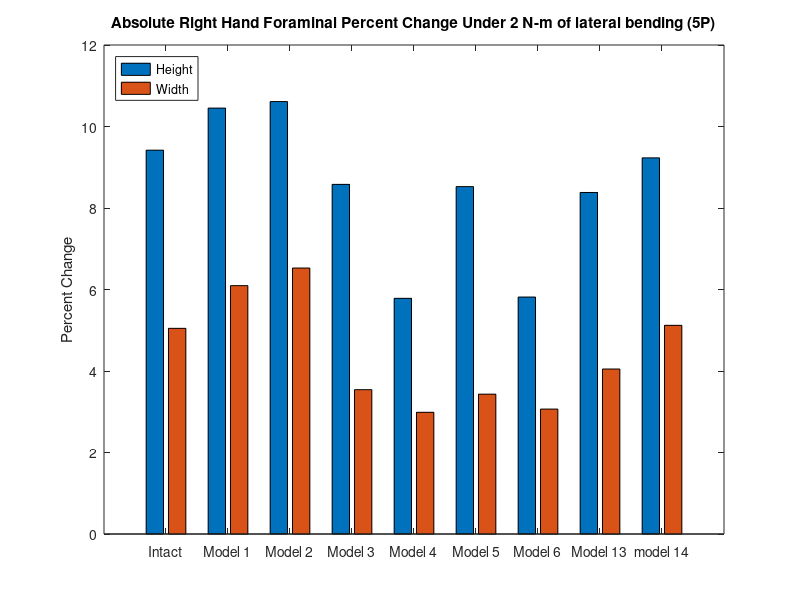
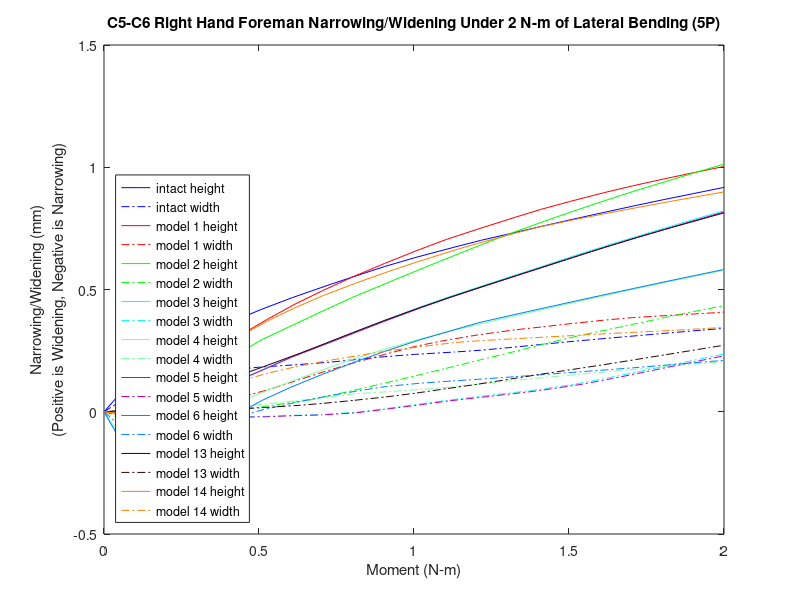

MATLAB code for these plots, in order:
%% foreman height and witdth narrowing/widening 
% for all models for the c5-c6 right hand side foreman under lateral bending (5P)
% 40182, 62515, 45870, 65935
k=21;

mag15y=[0 0 0 0 0 0 0 0 0 0 0 0 0 0 0 0 0 0 0 0 0];
mag15x=[0 0 0 0 0 0 0 0 0 0 0 0 0 0 0 0 0 0 0 0 0];
width15=[0 0 0 0 0 0 0 0 0 0 0 0 0 0 0 0 0 0 0 0 0];
height15=[0 0 0 0 0 0 0 0 0 0 0 0 0 0 0 0 0 0 0 0 0];

mag14y=[0 0 0 0 0 0 0 0 0 0 0 0 0 0 0 0 0 0 0 0 0];
mag14x=[0 0 0 0 0 0 0 0 0 0 0 0 0 0 0 0 0 0 0 0 0];
width14=[0 0 0 0 0 0 0 0 0 0 0 0 0 0 0 0 0 0 0 0 0];
height14=[0 0 0 0 0 0 0 0 0 0 0 0 0 0 0 0 0 0 0 0 0];

mag13y=[0 0 0 0 0 0 0 0 0 0 0 0 0 0 0 0 0 0 0 0 0];
mag13x=[0 0 0 0 0 0 0 0 0 0 0 0 0 0 0 0 0 0 0 0 0];
width13=[0 0 0 0 0 0 0 0 0 0 0 0 0 0 0 0 0 0 0 0 0];
height13=[0 0 0 0 0 0 0 0 0 0 0 0 0 0 0 0 0 0 0 0 0];

mag6y=[0 0 0 0 0 0 0 0 0 0 0 0 0 0 0 0 0 0 0 0 0];
mag6x=[0 0 0 0 0 0 0 0 0 0 0 0 0 0 0 0 0 0 0 0 0];
width6=[0 0 0 0 0 0 0 0 0 0 0 0 0 0 0 0 0 0 0 0 0];
height6=[0 0 0 0 0 0 0 0 0 0 0 0 0 0 0 0 0 0 0 0 0];

mag5y=[0 0 0 0 0 0 0 0 0 0 0 0 0 0 0 0 0 0 0 0 0];
mag5x=[0 0 0 0 0 0 0 0 0 0 0 0 0 0 0 0 0 0 0 0 0];
width5=[0 0 0 0 0 0 0 0 0 0 0 0 0 0 0 0 0 0 0 0 0];
height5=[0 0 0 0 0 0 0 0 0 0 0 0 0 0 0 0 0 0 0 0 0];

mag4y=[0 0 0 0 0 0 0 0 0 0 0 0 0 0 0 0 0 0 0 0 0];
mag4x=[0 0 0 0 0 0 0 0 0 0 0 0 0 0 0 0 0 0 0 0 0];
width4=[0 0 0 0 0 0 0 0 0 0 0 0 0 0 0 0 0 0 0 0 0];
height4=[0 0 0 0 0 0 0 0 0 0 0 0 0 0 0 0 0 0 0 0 0];

mag3y=[0 0 0 0 0 0 0 0 0 0 0 0 0 0 0 0 0 0 0 0 0];
mag3x=[0 0 0 0 0 0 0 0 0 0 0 0 0 0 0 0 0 0 0 0 0];
width3=[0 0 0 0 0 0 0 0 0 0 0 0 0 0 0 0 0 0 0 0 0];
height3=[0 0 0 0 0 0 0 0 0 0 0 0 0 0 0 0 0 0 0 0 0];


mag2y=[0 0 0 0 0 0 0 0 0 0 0 0 0 0 0 0 0 0 0 0 0];
mag2x=[0 0 0 0 0 0 0 0 0 0 0 0 0 0 0 0 0 0 0 0 0];
width2=[0 0 0 0 0 0 0 0 0 0 0 0 0 0 0 0 0 0 0 0 0];
height2=[0 0 0 0 0 0 0 0 0 0 0 0 0 0 0 0 0 0 0 0 0];

mag1y=[0 0 0 0 0 0 0 0 0 0 0 0 0 0 0 0 0 0 0 0 0];
mag1x=[0 0 0 0 0 0 0 0 0 0 0 0 0 0 0 0 0 0 0 0 0];
width1=[0 0 0 0 0 0 0 0 0 0 0 0 0 0 0 0 0 0 0 0 0];
height1=[0 0 0 0 0 0 0 0 0 0 0 0 0 0 0 0 0 0 0 0 0];

%% model15_intact_TLC_5P
t15=[2 2.05 2.10719 2.15841 2.20749 2.25204 2.30359 2.36468 2.40251 2.45207 2.50137 2.56422 2.60772 2.65475 2.70141 2.75163 2.81747 2.85415 2.90465 2.96581 3];

% 40182U
aa1=-13.5191+[0.0410311 0.169447 0.337998 0.510913 0.693205 0.873017 1.08736 1.33388 1.48765 1.67533 1.83452 1.97807 2.06199 2.15072 2.23562 2.32 2.42237 2.4783 2.55381 2.64094 2.68848];
aa2=447.04+[0.066796 -0.382548 -0.577071 -0.593082 -0.506016 -0.361331 -0.154415 0.0985264 0.26228 0.471525 0.656958 0.821569 0.90678 0.994571 1.074 1.15542 1.2619 1.32284 1.40707 1.50803 1.5647 ];
aa3=-720.839+[-0.475935 -0.275087 -0.0991224 0.0475406 0.18172 0.29953 0.428253 0.564693 0.64415 0.737673 0.820268 0.909111 0.966263 1.02268 1.07768 1.13433 1.20513 1.24342 1.2942 1.35192 1.38343 ];

% 62515L
ab1=-13.5397+[0.000417619 0.0472429 0.113563 0.184016 0.258996 0.335105 0.427907 0.534816 0.600909 0.685566 0.757459 0.823266 0.861589 0.900881 0.938303 0.974856 1.01917 1.04341 1.07591 1.11345 1.13396];
ab2=448.593+[-0.00992337 -0.235754 -0.347653 -0.36355 -0.328476 -0.263227 -0.168458 -0.0504389 0.0283812 0.130796 0.218856 0.293161 0.331232 0.371675 0.40828 0.445798 0.495177 0.523523 0.562899 0.610744 0.637583];
ab3=-730.72+[-0.225741 -0.131841 -0.0371173 0.0400907 0.109516 0.17069 0.238707 0.311294 0.354518 0.402861 0.446178 0.491418 0.520563 0.550855 0.580204 0.6101 0.647123 0.666997 0.693343 0.723028 0.738796];

% 45870
ac1=-9.75965+[0.0324269 0.138771 0.28568 0.439172 0.602031 0.763202 0.95593 1.17728 1.31568 1.48341 1.62533 1.752 1.82559 1.90406 1.97892 2.05328 2.14334 2.1925 2.25897 2.33574 2.37751 ];
ac2=445.175+[0.0393531 -0.334832 -0.480942 -0.468962 -0.366496 -0.214822 -0.00520436 0.246061 0.407543 0.608978 0.785973 0.940948 1.02167 1.10411 1.17891 1.25545 1.35539 1.41243 1.49119 1.58554 1.63845];
ac3=-723.489+[-0.468554 -0.349946 -0.23419 -0.130238 -0.0302483 0.0599017 0.160139 0.266711 0.328913 0.403114 0.470194 0.544909 0.592698 0.640425 0.686648 0.734745 0.795464 0.828414 0.872228 0.922212 0.949486];

% 65935R
ad1=-14.8651+[0.0345664 0.112142 0.217836 0.327351 0.44196 0.55643 0.693919 0.851303 0.948048 1.06774 1.16852 1.25823 1.3103 1.36358 1.41424 1.46363 1.52346 1.55607 1.59981 1.65032 1.67783];
ad2=449.401+[0.00216238 -0.27961 -0.407252 -0.410446 -0.347019 -0.245569 -0.104141 0.0691615 0.183608 0.329608 0.454609 0.559565 0.613629 0.670884 0.72282 0.775995 0.845657 0.885429 0.940586 1.00746 1.04486];
ad3=-725.184+[-0.219724 -0.110579 -0.00474648 0.0793059 0.153175 0.216946 0.28667 0.359876 0.402623 0.449443 0.490903 0.534337 0.562645 0.591892 0.620288 0.649028 0.684274 0.703038 0.727738 0.75525 0.769743];

ya1=aa1-ab1;
ya2=aa2-ab2;
ya3=aa3-ab3;
xa1=ad1-ac1;
xa2=ad2-ac2;
xa3=ad3-ac3;
x15=[xa1',xa2',xa3'];
y15=[ya1',ya2',ya3'];

for n=1:k
    mag15x(n)=sqrt(x15(n,1)^2+x15(n,2)^2+x15(n,3)^2);
end
for n=1:k
    mag15y(n)=sqrt(y15(n,1)^2+y15(n,2)^2+y15(n,3)^2);
end
for n=1:k
    width15(n)=mag15x(1,1)-mag15x(1,n);
end
for n=1:k
    height15(n)=mag15y(1,1)-mag15y(1,n);
end

%% model1_slideslide_tether/S2_5P
t1=[2 2.05126 2.10091 2.15165 2.20195 2.26309 2.30825 2.35242 2.40115 2.45206 2.50453 2.55201 2.60315 2.66299 2.70555 2.75188 2.8058 2.85226 2.9048 2.95124 3];
% 40182U
ae1=-13.5191+[-0.256354 -0.282527 -0.289482 -0.25267 -0.149853 0.0415742 0.214444 0.398296 0.603012 0.817276 1.0349 1.22536 1.43158 1.66605 1.82074 1.9754 2.12981 2.23983 2.34358 2.42856 2.51251];
ae2=447.04+[0.598699 0.307917 0.0903516 -0.110258 -0.304243 -0.521014 -0.645374 -0.72751 -0.768828 -0.763067 -0.705397 -0.614482 -0.473465 -0.26983 -0.108511 0.0805425 0.296681 0.473107 0.659673 0.819005 0.977497];
ae3=-720.839+[-0.786172 -0.881314 -0.742619 -0.575803 -0.417055 -0.225106 -0.0873394 0.0391574 0.169276 0.29796 0.423103 0.530503 0.639464 0.761407 0.844524 0.927485 1.01593 1.08202 1.1489 1.20351 1.25725];
% 62515L
af1=-13.5397+[-0.143816 -0.173131 -0.18795 -0.183787 -0.149328 -0.07366 -0.00194844 0.0775804 0.16796 0.262465 0.358596 0.445261 0.538481 0.646857 0.719038 0.789491 0.859705 0.908552 0.954694 0.991962 1.02874];
af2=448.593+[0.352057 0.172299 0.0644969 -0.0304503 -0.150148 -0.288938 -0.36954 -0.425477 -0.457828 -0.463422 -0.43798 -0.395406 -0.329243 -0.233904 -0.159311 -0.0723232 0.0278465 0.110345 0.197038 0.271053 0.345238];
af3=-730.72+[-0.413777 -0.476429 -0.429879 -0.364142 -0.273004 -0.157953 -0.0742169 0.00449895 0.0832631 0.160578 0.233364 0.29381 0.356165 0.423739 0.468806 0.514441 0.562066 0.596283 0.629992 0.657421 0.68445 ];
% 45870
ag1=-9.75965+[-0.240195 -0.280069 -0.300812 -0.279551 -0.192343 -0.0223092 0.133403 0.300434 0.486166 0.680661 0.877644 1.0489 1.235 1.44611 1.5855 1.72571 1.86576 1.96548 2.05907 2.13563 2.21128 ];
ag2=445.175+[0.513202 0.265793 0.0856513 -0.074151 -0.226939 -0.392573 -0.482346 -0.534667 -0.549094 -0.520815 -0.447407 -0.348846 -0.205459 -0.00781369 0.145318 0.320198 0.517035 0.676829 0.845047 0.98843 1.13115];
ag3=-723.489+[-0.700086 -0.847518 -0.75531 -0.638352 -0.528049 -0.3967 -0.302037 -0.214355 -0.123184 -0.0311633 0.0606126 0.141168 0.225326 0.323381 0.393254 0.467201 0.549583 0.612924 0.678242 0.732062 0.785155];
% 65935R
ah1=-14.8651+[-0.164024 -0.181985 -0.183452 -0.158404 -0.0925507 0.0284155 0.135815 0.25143 0.380975 0.516128 0.652509 0.774482 0.905411 1.05454 1.15197 1.24556 1.33718 1.40112 1.46151 1.51037 1.55859];
ah2=449.401+[0.449237 0.202581 0.068848 -0.0446025 -0.184976 -0.343998 -0.432943 -0.489867 -0.515272 -0.505194 -0.455778 -0.386759 -0.285816 -0.146302 -0.0398675 0.0820987 0.220488 0.333918 0.452618 0.553742 0.655062];
ah3=-725.184+[-0.434067 -0.483466 -0.429759 -0.356296 -0.254828 -0.126661 -0.0339366 0.0526244 0.138559 0.221838 0.299015 0.362209 0.426113 0.493793 0.537858 0.581322 0.625626 0.656559 0.686446 0.710393 0.733754];

xb1=ah1-ag1;
xb2=ah2-ag2;
xb3=ah3-ag3;
yb1=ae1-af1;
yb2=ae2-af2;
yb3=ae3-af3;
y1=[yb1',yb2',yb3'];
x1=[xb1',xb2',xb3'];

for n=1:k
    mag1x(n)=sqrt(x1(n,1)^2+x1(n,2)^2+x1(n,3)^2);
end
for n=1:k
    mag1y(n)=sqrt(y1(n,1)^2+y1(n,2)^2+y1(n,3)^2);
end
for n=1:k
    height1(n)=mag1y(1,1)-mag1y(1,n);
end
for n=1:k
    width1(n)=mag1x(1,1)-mag1x(1,n);
end
%% model2_SlideSlide_NoTether/S2_5P
t2=[2 2.05126 2.11533 2.17471 2.20404 2.25438 2.33159 2.3549 2.4016 2.46738 2.50746 2.55002 2.60679 2.65835 2.71084 2.76368 2.81124 2.86007 2.90407 2.95108 3 ];
% 40182U
ai1=-13.5191+[-0.218725 -0.248827 -0.316146 -0.370521 -0.388878 -0.393056 -0.312557 -0.272049 -0.169805 0.0150097 0.142292 0.285446 0.48417 0.671597 0.870069 1.07138 1.25166 1.43979 1.61115 1.78872 1.96426];
ai2=447.04+[0.645159 0.549096 0.408524 0.27766 0.209675 0.0869979 -0.12275 -0.188563 -0.317273 -0.481477 -0.568019 -0.644232 -0.718516 -0.761401 -0.77286 -0.746923 -0.696131 -0.626054 -0.53802 -0.427374 -0.298177];
ai3=-720.839+[-0.863984 -0.917718 -0.844148 -0.742579 -0.68275 -0.575883 -0.396712 -0.340305 -0.225594 -0.0641149 0.0337357 0.135253 0.265991 0.38101 0.493055 0.60062 0.694944 0.789777 0.873374 0.962237 1.05235];
% 62515L
aj1=-13.5397+[-0.131943 -0.1519 -0.191847 -0.228354 -0.243675 -0.25971 -0.247789 -0.236999 -0.202485 -0.129011 -0.0744311 -0.0105709 0.0796571 0.165017 0.254998 0.347005 0.430023 0.516818 0.597071 0.679496 0.761203];
aj2=448.593+[0.342167 0.286958 0.227236 0.174708 0.148091 0.0873946 -0.0417894 -0.0828172 -0.165935 -0.275767 -0.334236 -0.386556 -0.438244 -0.471739 -0.485857 -0.478993 -0.458557 -0.426945 -0.383612 -0.330381 -0.26855];
aj3=-730.72+[-0.44604 -0.48759 -0.484592 -0.466492 -0.452061 -0.410851 -0.312566 -0.280305 -0.212498 -0.111079 -0.0490315 0.0144723 0.0945319 0.165187 0.233939 0.298363 0.353818 0.410234 0.460592 0.51347 0.566146];
% 45870
ak1=-9.75965+[-0.206648 -0.243484 -0.320696 -0.385221 -0.409024 -0.422693 -0.359125 -0.324215 -0.234095 -0.0676826 0.0475355 0.177223 0.357196 0.526937 0.706914 0.888838 1.05136 1.22114 1.37609 1.53671 1.69568];
ak2=445.175+[0.556323 0.475583 0.356979 0.249488 0.194854 0.0969409 -0.0697404 -0.121417 -0.220991 -0.344681 -0.407152 -0.459255 -0.503942 -0.522505 -0.513312 -0.472269 -0.411748 -0.333889 -0.242977 -0.133011 -0.00755831];
ak3=-723.489+[-0.781326 -0.856455 -0.813475 -0.743389 -0.700781 -0.624429 -0.497451 -0.457834 -0.377923 -0.265553 -0.197571 -0.12714 -0.0364788 0.0435675 0.122339 0.199057 0.267649 0.337401 0.40092 0.471099 0.544666];
% 65935R
al1=-14.8651+[-0.143446 -0.161561 -0.200208 -0.232403 -0.243762 -0.247643 -0.203733 -0.181473 -0.121607 -0.00755325 0.0731539 0.165352 0.293671 0.414252 0.540384 0.668169 0.782652 0.90188 1.01057 1.12088 1.22871];
al2=449.401+[0.432765 0.35229 0.274268 0.208711 0.176413 0.10389 -0.0483124 -0.0957536 -0.191273 -0.315118 -0.379357 -0.434676 -0.485247 -0.513692 -0.5173 -0.494845 -0.457122 -0.404615 -0.3385 -0.259893 -0.170898];
al3=-725.184+[-0.463213 -0.500259 -0.493997 -0.472771 -0.456483 -0.410502 -0.301193 -0.265321 -0.189902 -0.0774266 -0.00888516 0.0610665 0.148856 0.225856 0.300139 0.369065 0.427742 0.486764 0.538494 0.592013 0.644518];

xc1=al1-ak1;
xc2=al2-ak2;
xc3=al3-ak3;
yd1=ai1-aj1;
yd2=ai2-aj2;
yd3=ai3-aj3;
y2=[yd1',yd2',yd3'];
x2=[xc1',xc2',xc3'];

for n=1:k
    mag2x(n)=sqrt(x2(n,1)^2+x2(n,2)^2+x2(n,3)^2);
end
for n=1:k
    mag2y(n)=sqrt(y2(n,1)^2+y2(n,2)^2+y2(n,3)^2);
end
for n=1:k
    height2(n)=mag2y(1,1)-mag2y(1,n);
end
for n=1:k
    width2(n)=mag2x(1,1)-mag2x(1,n);
end

%% model3_APSlide_Tether/S2_5P
t3=[2 2.05126 2.11533 2.17471 2.20107 2.25991 2.30337 2.35035 2.40609 2.45257 2.51312 2.55394 2.60039 2.6528 2.7013 2.75933 2.80608 2.85863 2.92741 2.95108 3];
% 40182U
am1=-13.5191+[-0.110556 -0.124203 -0.175022 -0.236712 -0.266569 -0.333458 -0.378137 -0.412714 -0.434357 -0.430578 -0.397665 -0.358179 -0.301509 -0.223332 -0.137824 -0.0203475 0.0868909 0.219467 0.406758 0.473591 0.615588 ];
am2=447.04+[0.266464 0.249914 0.223907 0.191931 0.174339 0.124255 0.0766386 0.0151389 -0.0730427 -0.15693 -0.27543 -0.357724 -0.450864 -0.553507 -0.643238 -0.741816 -0.81129 -0.875554 -0.937582 -0.954101 -0.976826 ];
am3=-720.839+[-0.802588 -0.799699 -0.775024 -0.737951 -0.71719 -0.658168 -0.60799 -0.54983 -0.471262 -0.40005 -0.301165 -0.232084 -0.152114 -0.0601327 0.0261427 0.130185 0.212454 0.303892 0.421907 0.462085 0.543916];
% 62515L
an1=-13.5397+[-0.0925811 -0.0983899 -0.123156 -0.155196 -0.171247 -0.209914 -0.238601 -0.266035 -0.293865 -0.310243 -0.315785 -0.308926 -0.291899 -0.262563 -0.227691 -0.178587 -0.134586 -0.0786275 0.00243005 0.0316848 0.0946586];
an2=448.593+[0.118554 0.110307 0.105484 0.100901 0.098283 0.0891148 0.0756298 0.0480244 0.00245142 -0.0450602 -0.116266 -0.168456 -0.229656 -0.298994 -0.361097 -0.429253 -0.477604 -0.523337 -0.569999 -0.583228 -0.603367];
an3=-730.72+[-0.401242 -0.403623 -0.409586 -0.415361 -0.417256 -0.417949 -0.411548 -0.394595 -0.365638 -0.335321 -0.287063 -0.249655 -0.203815 -0.149939 -0.098867 -0.037258 0.0119238 0.0677007 0.139788 0.164152 0.213723];
% 45870
ao1=-9.75965+[-0.113025 -0.129602 -0.185971 -0.253502 -0.286045 -0.35948 -0.408955 -0.448801 -0.477449 -0.480129 -0.456465 -0.423645 -0.375087 -0.306801 -0.231102 -0.126139 -0.0293951 0.0907074 0.260545 0.321147 0.449899];
ao2=445.175+[0.238072 0.22294 0.198979 0.170981 0.156154 0.115237 0.076873 0.0273531 -0.0433791 -0.110474 -0.204719 -0.269932 -0.343242 -0.423079 -0.491625 -0.565183 -0.615398 -0.659041 -0.696183 -0.704607 -0.711675];
ao3=-723.489+[-0.785743 -0.787956 -0.772525 -0.746503 -0.731499 -0.688148 -0.651094 -0.608487 -0.551435 -0.500277 -0.429773 -0.380574 -0.323824 -0.258836 -0.197989 -0.124616 -0.0666166 -0.00225787 0.080753 0.109029 0.166638];
% 65935R
ap1=-14.8651+[-0.0767026 -0.0818814 -0.108842 -0.144015 -0.161339 -0.201817 -0.229695 -0.253 -0.272753 -0.279824 -0.269684 -0.249972 -0.21647 -0.166836 -0.111882 -0.0377299 0.0274532 0.1088 0.224624 0.266003 0.354437];
ap2=449.401+[0.144168 0.132027 0.123349 0.115292 0.111259 0.0990143 0.0824723 0.0493664 -0.00487114 -0.0605443 -0.144043 -0.205015 -0.276017 -0.355786 -0.426486 -0.503221 -0.55612 -0.603998 -0.649505 -0.661605 -0.677541 ];
ap3=-725.184+[-0.401691 -0.403289 -0.409099 -0.415008 -0.416954 -0.417533 -0.410413 -0.391584 -0.359366 -0.32562 -0.271882 -0.230228 -0.179214 -0.119289 -0.0625631 0.00568536 0.0600167 0.121419 0.200476 0.227122 0.281154];

xe1=ap1-ao1;
xe2=ap2-ao2;
xe3=ap3-ao3;
yf1=am1-an1;
yf2=am2-an2;
yf3=am3-an3;
y3=[yf1',yf2',yf3'];
x3=[xe1',xe2',xe3'];

for n=1:k
    mag3x(n)=sqrt(x3(n,1)^2+x3(n,2)^2+x3(n,3)^2);
end
for n=1:k
    mag3y(n)=sqrt(y3(n,1)^2+y3(n,2)^2+y3(n,3)^2);
end
for n=1:k
    height3(n)=mag3y(1,1)-mag3y(1,n);
end
for n=1:k
    width3(n)=mag3x(1,1)-mag3x(1,n);
end


%% model4_APSlide_NoTether/S2_5P
t4=[2 2.05816 2.1053 2.16112 2.20014 2.26066 2.3058 2.3555 2.40111 2.45779 2.5144 2.55097 2.6021 2.65706 2.70343 2.76727 2.80028 2.85535 2.90823 2.95284 3 ];
% 40182U
aq1=-13.5191+[-0.188182 0.0180507 0.197059 0.405049 0.557699 0.820071 1.03045 1.25204 1.44724 1.64972 1.80107 1.87699 1.97728 2.07643 2.15583 2.25706 2.30861 2.39333 2.47346 2.53871 2.60571];
aq2=447.04+[0.406264 -0.461115 -0.686901 -0.742075 -0.683395 -0.471912 -0.264693 -0.0328243 0.177343 0.423312 0.616863 0.709246 0.82484 0.934002 1.02399 1.14699 1.21152 1.32143 1.42763 1.51666 1.60836];
aq3=-720.839+[0.0767894 -0.511781 -0.324482 -0.144952 -0.0268574 0.147946 0.272122 0.396446 0.500227 0.608363 0.699087 0.750379 0.81498 0.881765 0.936672 1.00957 1.04612 1.10523 1.16062 1.2055 1.25059];
% 62515L
ar1=-13.5397+[-0.103791 -0.0481297 0.0267281 0.114522 0.179726 0.295192 0.38725 0.484184 0.569185 0.662717 0.730224 0.763119 0.806116 0.8487 0.883117 0.926637 0.94873 0.985085 1.01988 1.04828 1.07789];
ar2=448.593+[0.221109 -0.241199 -0.367863 -0.414473 -0.396298 -0.302662 -0.205675 -0.0957237 0.00370164 0.118079 0.204318 0.243851 0.295395 0.344954 0.38568 0.441301 0.470554 0.521196 0.570861 0.612613 0.655506 ];
ar3=-730.72+[0.0456747 -0.260246 -0.154713 -0.0556535 0.00616268 0.101168 0.170131 0.237862 0.29326 0.349601 0.395083 0.419685 0.453233 0.488052 0.516771 0.554254 0.572933 0.60309 0.631544 0.65459 0.67774];
% 45870
as1=-9.75965+[-0.165879 -0.0136949 0.144191 0.329478 0.466026 0.703156 0.893939 1.09415 1.27029 1.4519 1.58732 1.65488 1.74476 1.83331 1.90415 1.99432 2.04022 2.11571 2.18713 2.24536 2.30518];
as2=445.175+[0.324619 -0.374324 -0.545774 -0.565846 -0.494481 -0.27552 -0.0696751 0.157525 0.360932 0.593289 0.773972 0.859622 0.966118 1.06693 1.14981 1.26292 1.32216 1.42294 1.52021 1.60174 1.68566];
as3=-723.489+[0.170439 -0.614192 -0.4892 -0.360191 -0.270017 -0.1312 -0.0304977 0.0703555 0.154956 0.245887 0.325065 0.370327 0.427935 0.487148 0.536203 0.602015 0.635119 0.688943 0.739561 0.780802 0.822279];
% 65935R
at1=-14.8651+[-0.120598 0.00908191 0.12687 0.261386 0.359372 0.529753 0.663735 0.803921 0.925574 1.05581 1.14879 1.19355 1.25182 1.30949 1.35583 1.41429 1.44385 1.49239 1.5387 1.57645 1.61564 ];
at2=449.401+[0.342825 -0.307503 -0.452432 -0.492246 -0.45393 -0.307794 -0.163899 -0.00314264 0.141275 0.305161 0.428389 0.485207 0.558999 0.630038 0.688125 0.766878 0.808002 0.878913 0.948146 1.0063 1.06595];
at3=-725.184+[0.0227228 -0.237824 -0.120088 -0.0116698 0.0544051 0.153269 0.223452 0.291322 0.345883 0.40003 0.443135 0.466512 0.49836 0.531469 0.55867 0.59386 0.611276 0.639104 0.665175 0.686102 0.707021];

xg1=at1-as1;
xg2=at2-as2;
xg3=at3-as3;
yh1=aq1-ar1;
yh2=aq2-ar2;
yh3=aq3-ar3;
y4=[yh1',yh2',yh3'];
x4=[xg1',xg2',xg3'];

for n=1:k
    mag4x(n)=sqrt(x4(n,1)^2+x4(n,2)^2+x4(n,3)^2);
end
for n=1:k
    mag4y(n)=sqrt(y4(n,1)^2+y4(n,2)^2+y4(n,3)^2);
end
for n=1:k
    height4(n)=mag4y(1,1)-mag4y(1,n);
end
for n=1:k
    width4(n)=mag4x(1,1)-mag4x(1,n);
end

%% model5_LatSlide_Tether/S2_5P
t5=[2 2.05126 2.11533 2.17471 2.20107 2.25991 2.30337 2.35035 2.40415 2.45064 2.51269 2.558 2.61911 2.66482 2.70279 2.77248 2.82013 2.86034 2.91837 2.95368 3];
% 40182U
au1=-13.5191+[-0.111617 -0.123892 -0.172879 -0.232763 -0.261878 -0.327638 -0.37196 -0.407158 -0.429608 -0.428244 -0.399178 -0.35809 -0.283948 -0.215392 -0.150038 -0.0117141 0.0974659 0.196862 0.350012 0.447278 0.57904];
au2=447.04+[0.243025 0.227029 0.203061 0.173149 0.156583 0.109453 0.0638384 0.00483023 -0.0766806 -0.157366 -0.274588 -0.363311 -0.482198 -0.568683 -0.637309 -0.753295 -0.820899 -0.86999 -0.926869 -0.953387 -0.977267];
au3=-720.839+[-0.80168 -0.798396 -0.773219 -0.735343 -0.714477 -0.656341 -0.606543 -0.549916 -0.475944 -0.406304 -0.307285 -0.231769 -0.127702 -0.0482161 0.018527 0.141721 0.224417 0.293701 0.392395 0.451933 0.528754];
% 62515L
av1=-13.5397+[-0.093022 -0.0982801 -0.121907 -0.152917 -0.16854 -0.206463 -0.234907 -0.262376 -0.289427 -0.306766 -0.314848 -0.308638 -0.28582 -0.259858 -0.233285 -0.176038 -0.131288 -0.0895704 -0.023813 0.0185125 0.0768269];
av2=448.593+[0.105483 0.0972493 0.0927732 0.0888715 0.0866246 0.0785908 0.0664739 0.0405774 -0.00142509 -0.0467233 -0.116869 -0.172889 -0.25139 -0.309921 -0.357392 -0.437322 -0.484536 -0.519377 -0.561278 -0.582118 -0.602389];
av3=-730.72+[-0.399117 -0.401057 -0.406296 -0.411514 -0.413233 -0.414055 -0.4082 -0.392181 -0.365521 -0.336622 -0.289297 -0.249038 -0.189682 -0.143392 -0.104121 -0.0315204 0.0180091 0.0601296 0.120367 0.156405 0.202846 ];
% 45870
aw1=-9.75965+[-0.114035 -0.129275 -0.183876 -0.249721 -0.28155 -0.353822 -0.402971 -0.443341 -0.472455 -0.477424 -0.457591 -0.423774 -0.360253 -0.300301 -0.24252 -0.118985 -0.0204243 0.0695697 0.208437 0.2966 0.416047];
aw2=445.175+[0.216545 0.201863 0.179688 0.15363 0.139762 0.101479 0.0649596 0.0175623 -0.047756 -0.112217 -0.205377 -0.27556 -0.368812 -0.435719 -0.488014 -0.574444 -0.622848 -0.656332 -0.691992 -0.706384 -0.715384];
aw3=-723.489+[-0.786282 -0.788065 -0.772017 -0.745239 -0.730105 -0.687345 -0.650591 -0.609121 -0.555342 -0.505222 -0.434467 -0.380589 -0.306641 -0.250389 -0.203256 -0.116292 -0.0579353 -0.00910341 0.0603699 0.102293 0.15637];
% 65935R
ax1=-14.8651+[-0.0772236 -0.0817418 -0.107323 -0.141224 -0.158016 -0.197658 -0.225358 -0.248915 -0.268534 -0.277036 -0.269806 -0.249783 -0.205469 -0.16189 -0.119864 -0.0330427 0.0332207 0.0940389 0.188478 0.248549 0.330563];
ax2=449.401+[0.127164 0.115097 0.106907 0.0997952 0.0962542 0.0854914 0.0706784 0.0396491 -0.0103062 -0.063356 -0.145506 -0.210871 -0.301743 -0.368832 -0.422805 -0.512629 -0.563944 -0.600488 -0.642221 -0.661778 -0.67854];
ax3=-725.184+[-0.398993 -0.400135 -0.405191 -0.410526 -0.41229 -0.41303 -0.406524 -0.388738 -0.359076 -0.326919 -0.274239 -0.229427 -0.163396 -0.111941 -0.0683344 0.012072 0.0667532 0.11312 0.179247 0.218696 0.269368];

xi1=ax1-aw1;
xi2=ax2-aw2;
xi3=ax3-aw3;
yj1=au1-av1;
yj2=au2-av2;
yj3=au3-av3;
y5=[yj1',yj2',yj3'];
x5=[xi1',xi2',xi3'];

for n=1:k
    mag5x(n)=sqrt(x5(n,1)^2+x5(n,2)^2+x5(n,3)^2);
end
for n=1:k
    mag5y(n)=sqrt(y5(n,1)^2+y5(n,2)^2+y5(n,3)^2);
end
for n=1:k
    height5(n)=mag5y(1,1)-mag5y(1,n);
end
for n=1:k
    width5(n)=mag5x(1,1)-mag5x(1,n);
end


%% model6_LatSlide_NoTether/S2_5P
t6=[2 2.06926 2.11039 2.16205 2.20253 2.25469 2.30237 2.35235 2.40447 2.45402 2.50951 2.55995 2.60457 2.66104 2.70282 2.76219 2.80057 2.85371 2.90136 2.95138 3];
% 40182U
ay1=-13.5191+[-0.188188 -0.196914 -0.0901573 0.0970506 0.261049 0.474353 0.671767 0.883384 1.10453 1.31429 1.54077 1.73085 1.86952 2.00891 2.09644 2.20639 2.27134 2.35661 2.4317 2.508 2.57905];
ay2=447.04+[0.40647 -0.0917122 -0.340592 -0.57616 -0.702769 -0.772841 -0.750302 -0.657552 -0.497535 -0.307483 -0.0633503 0.17537 0.370541 0.594497 0.735664 0.908185 1.01039 1.14062 1.25046 1.36126 1.46557 ];
ay3=-720.839+[0.0762568 -0.691092 -0.502349 -0.309295 -0.171258 -0.0113182 0.119868 0.251074 0.381031 0.496828 0.617614 0.7149 0.793806 0.873411 0.927078 0.998702 1.04304 1.10133 1.15202 1.20377 1.25201];
% 62515L
az1=-13.5397+[-0.103792 -0.144469 -0.105835 -0.0294144 0.040439 0.132768 0.219226 0.310479 0.407721 0.499171 0.601478 0.689753 0.752649 0.81463 0.853252 0.90152 0.929806 0.966608 0.999208 1.03252 1.06368];
az2=448.593+[0.221206 -0.0415099 -0.169967 -0.311808 -0.392906 -0.444841 -0.444559 -0.40632 -0.32915 -0.237503 -0.122731 -0.0113176 0.0766848 0.179431 0.245067 0.325523 0.372667 0.432817 0.48398 0.536168 0.585234];
az3=-730.72+[0.045403 -0.37798 -0.287319 -0.173041 -0.0908943 0.00169614 0.0771322 0.152188 0.224436 0.287646 0.352666 0.404198 0.444271 0.485588 0.513137 0.549739 0.572221 0.60175 0.627645 0.654196 0.678824 ];
% 45870
ba1=-9.75965+[-0.165895 -0.211353 -0.123178 0.0428564 0.18987 0.381525 0.560008 0.751889 0.951783 1.14122 1.34514 1.51645 1.64148 1.76777 1.84672 1.94551 2.00372 2.08001 2.14713 2.21534 2.27878];
ba2=445.175+[0.324793 -0.0695408 -0.267937 -0.448892 -0.540185 -0.576479 -0.533783 -0.427903 -0.262982 -0.0748121 0.16046 0.384468 0.56498 0.7679 0.895695 1.0523 1.14513 1.26348 1.3635 1.46457 1.55975];
ba3=-723.489+[0.169916 -0.726891 -0.597556 -0.467467 -0.372998 -0.26045 -0.164447 -0.0648842 0.0365739 0.129054 0.227986 0.311315 0.382363 0.458424 0.509628 0.57735 0.619255 0.674038 0.721257 0.769389 0.814259];
% 65935R
bb1=-14.8651+[-0.120595 -0.125306 -0.0562075 0.0650355 0.170057 0.306115 0.432066 0.564833 0.705015 0.835927 0.980525 1.10173 1.18629 1.26858 1.31989 1.38398 1.4215 1.47043 1.51368 1.55784 1.5991];
bb2=449.401+[0.34292 -0.063167 -0.216168 -0.379647 -0.469593 -0.51815 -0.50065 -0.432817 -0.314509 -0.179231 -0.0125356 0.145704 0.269236 0.411383 0.501996 0.613284 0.678582 0.761858 0.832681 0.904958 0.972929 ];
bb3=-725.184+[0.0224521 -0.370636 -0.269335 -0.141841 -0.0507237 0.0507944 0.132093 0.21134 0.285897 0.349776 0.413983 0.463247 0.500686 0.538117 0.562992 0.596126 0.616453 0.643186 0.666655 0.690627 0.712723];

xk1=bb1-ba1;
xk2=bb2-ba2;
xk3=bb3-ba3;
yl1=ay1-az1;
yl2=ay2-az2;
yl3=ay3-az3;
y6=[yl1',yl2',yl3'];
x6=[xk1',xk2',xk3'];

for n=1:k
    mag6x(n)=sqrt(x6(n,1)^2+x6(n,2)^2+x6(n,3)^2);
end
for n=1:k
    mag6y(n)=sqrt(y6(n,1)^2+y6(n,2)^2+y6(n,3)^2);
end
for n=1:k
    height6(n)=mag6y(1,1)-mag6y(1,n);
end
for n=1:k
    width6(n)=mag6x(1,1)-mag6x(1,n);
end


%% model13_Fixed_Tether_S2_5P
t13=[2 2.05126 2.11533 2.16533 2.2247 2.25107 2.31707 2.35451 2.40116 2.45302 2.50151 2.55488 2.60159 2.66574 2.70148 2.76497 2.80618 2.85814 2.90512 2.97561 3];
% 40182U
bc1=-13.5191+[-0.0411102 -0.0550358 -0.101809 -0.144687 -0.193186 -0.211002 -0.239497 -0.245081 -0.235077 -0.204982 -0.156992 -0.0845814 -0.00552336 0.125911 0.20695 0.36213 0.467879 0.610265 0.74677 0.960355 1.03587];
bc2=447.04+[0.270434 0.247715 0.216518 0.184207 0.136406 0.109784 0.0238717 -0.0357073 -0.120936 -0.223534 -0.322158 -0.42938 -0.518833 -0.627533 -0.680692 -0.757097 -0.797567 -0.831544 -0.844557 -0.835798 -0.82666 ];
bc3=-720.839+[-0.541578 -0.537699 -0.508916 -0.472033 -0.418437 -0.392875 -0.31667 -0.265922 -0.194602 -0.109863 -0.0277619 0.0648015 0.147294 0.261852 0.326062 0.440278 0.514328 0.605392 0.686098 0.804514 0.845173 ];
% 62515L
bd1=-13.5397+[-0.0347915 -0.0419999 -0.0687783 -0.0957361 -0.128506 -0.141173 -0.167064 -0.1786 -0.186474 -0.187105 -0.179248 -0.160944 -0.13445 -0.0839257 -0.0503215 0.017059 0.0644597 0.127861 0.189358 0.286409 0.320984];
bd2=448.593+[0.0984263 0.0876224 0.0833536 0.0796514 0.0708834 0.0624923 0.0264351 -0.00269595 -0.0500136 -0.112854 -0.177083 -0.249631 -0.311682 -0.388013 -0.425824 -0.482744 -0.5137 -0.542979 -0.558995 -0.566202 -0.564754];
bd3=-730.72+[-0.26728 -0.270868 -0.279092 -0.28421 -0.284699 -0.280316 -0.258702 -0.240535 -0.210331 -0.170093 -0.127241 -0.0761885 -0.0280693 0.0403475 0.0788765 0.147168 0.191239 0.245901 0.294746 0.366518 0.391184 ];
% 45870
be1=-9.75965+[-0.0423429 -0.0593822 -0.11212 -0.16037 -0.215642 -0.236307 -0.27255 -0.283032 -0.280082 -0.258707 -0.219531 -0.157481 -0.0880013 0.0293105 0.101948 0.24111 0.335838 0.463738 0.58665 0.779149 0.847188];
be2=445.175+[0.211053 0.189865 0.161414 0.13437 0.0956012 0.0742149 0.00592752 -0.0409677 -0.108021 -0.188938 -0.266519 -0.350113 -0.418694 -0.499236 -0.537012 -0.587398 -0.611753 -0.627346 -0.625467 -0.597206 -0.581991];
be3=-723.489+[-0.50029 -0.501954 -0.483662 -0.458265 -0.420809 -0.403012 -0.350143 -0.315058 -0.265942 -0.207692 -0.151341 -0.087784 -0.0310421 0.0479015 0.0921291 0.170828 0.221893 0.284778 0.340749 0.423404 0.451997];
% 65935R
bf1=-14.8651+[-0.0161678 -0.0234016 -0.0536297 -0.0830323 -0.116893 -0.128581 -0.148178 -0.153972 -0.151963 -0.138998 -0.115982 -0.0788792 -0.0336105 0.0454058 0.0956807 0.19393 0.261944 0.352499 0.439437 0.575516 0.623793 ];
bf2=449.401+[0.140068 0.12412 0.115644 0.109532 0.0978587 0.087535 0.0447021 0.0104117 -0.0452287 -0.118963 -0.193888 -0.278038 -0.349421 -0.435344 -0.47716 -0.538437 -0.570704 -0.598521 -0.61034 -0.6066 -0.600311];
bf3=-725.184+[-0.269432 -0.272199 -0.280516 -0.285784 -0.286008 -0.281054 -0.25682 -0.236469 -0.202642 -0.157574 -0.109623 -0.0525827 0.00110615 0.0771837 0.119899 0.19538 0.243934 0.303937 0.357276 0.43508 0.461654];

xm1=bf1-be1;
xm2=bf2-be2;
xm3=bf3-be3;
yn1=bc1-bd1;
yn2=bc2-bd2;
yn3=bc3-bd3;
y13=[yn1',yn2',yn3'];
x13=[xm1',xm2',xm3'];

for n=1:k
    mag13x(n)=sqrt(x13(n,1)^2+x13(n,2)^2+x13(n,3)^2);
end
for n=1:k
    mag13y(n)=sqrt(y13(n,1)^2+y13(n,2)^2+y13(n,3)^2);
end
for n=1:k
    height13(n)=mag13y(1,1)-mag13y(1,n);
end
for n=1:k
    width13(n)=mag13x(1,1)-mag13x(1,n);
end


%% model14_Fixed_NoTether/S2_5P
t14=[2 2.05026 2.12154 2.15397 2.21175 2.26507 2.30594 2.35377 2.40753 2.45988 2.50332 2.56615 2.60113 2.66023 2.70008 2.7573 2.80337 2.85729 2.91233 2.96086 3];
% 40182U
bg1=-13.5191+[-0.219823 -0.17667 -0.0414055 0.046514 0.232545 0.426655 0.57937 0.759949 0.966815 1.17119 1.34179 1.59014 1.7286 1.94569 2.06467 2.20334 2.29503 2.38651 2.47009 2.54074 2.59485];
bg2=447.04+[0.581907 0.184301 -0.156758 -0.288084 -0.490142 -0.612201 -0.651212 -0.642871 -0.562626 -0.436722 -0.299637 -0.0638219 0.0896684 0.359313 0.529666 0.763616 0.928842 1.09663 1.2462 1.36649 1.45556];
bg3=-720.839+[-0.489118 -0.570947 -0.32156 -0.216431 -0.034425 0.12162 0.231249 0.351574 0.477282 0.594036 0.685871 0.812558 0.879495 0.984089 1.04746 1.1214 1.17266 1.22769 1.27984 1.32317 1.35647];
% 62515L
bh1=-13.5397+[-0.113108 -0.105618 -0.0609383 -0.026637 0.0487309 0.130413 0.195474 0.274127 0.365053 0.454174 0.529294 0.637209 0.700681 0.803025 0.858084 0.921275 0.96237 1.00287 1.0396 1.07056 1.0945 ];
bh2=448.593+[0.318489 0.0746289 -0.10029 -0.176435 -0.297345 -0.377126 -0.409497 -0.41687 -0.384824 -0.327032 -0.26152 -0.148853 -0.0753295 0.0535213 0.132898 0.244409 0.32426 0.404734 0.476113 0.533926 0.5768];
bh3=-730.72+[-0.264067 -0.312676 -0.202316 -0.143866 -0.0390304 0.0520707 0.115202 0.183865 0.254948 0.319965 0.370419 0.439904 0.477145 0.534731 0.568194 0.607445 0.633921 0.661778 0.688092 0.710155 0.727001];
% 45870
bi1=-9.75965+[-0.200001 -0.17688 -0.0672713 0.00923108 0.173996 0.347445 0.484234 0.646282 0.83291 1.01732 1.17068 1.39412 1.51839 1.71322 1.82016 1.94521 2.02765 2.10959 2.18412 2.24712 2.29532 ];
bi2=445.175+[0.47782 0.129214 -0.144902 -0.24731 -0.399646 -0.482904 -0.498951 -0.470611 -0.375698 -0.241675 -0.102966 0.13035 0.27784 0.532411 0.690541 0.903926 1.05431 1.207 1.3434 1.45333 1.53497];
bi3=-723.489+[-0.383171 -0.531456 -0.365874 -0.296 -0.174869 -0.0699584 0.00543029 0.090637 0.182777 0.270523 0.340626 0.439054 0.492611 0.579628 0.635851 0.705659 0.754724 0.807433 0.856827 0.897427 0.928298];
% 65935R
bk1=-14.8651+[-0.133302 -0.104106 -0.0225395 0.033439 0.151045 0.273387 0.369359 0.48402 0.616188 0.745044 0.853232 1.0085 1.09788 1.23859 1.31245 1.39634 1.4511 1.50504 1.55408 1.59545 1.62741];
bk2=449.401+[0.428714 0.101104 -0.109958 -0.198941 -0.337047 -0.423428 -0.452525 -0.447442 -0.389435 -0.299156 -0.201993 -0.0380605 0.0667185 0.247096 0.356731 0.509265 0.61825 0.728082 0.825653 0.904824 0.963676 ];
bk3=-725.184+[-0.286424 -0.316579 -0.191987 -0.126609 -0.00972256 0.0912521 0.160542 0.234949 0.310599 0.378503 0.430283 0.500032 0.536497 0.591473 0.62248 0.657286 0.680216 0.704261 0.727068 0.746208 0.76083];

xo1=bk1-bi1;
xo2=bk2-bi2;
xo3=bk3-bi3;
yp1=bg1-bh1;
yp2=bg2-bh2;
yp3=bg3-bh3;
x14=[xo1',xo2',xo3'];
y14=[yp1',yp2',yp3'];

for n=1:k
    mag14x(n)=sqrt(x14(n,1)^2+x14(n,2)^2+x14(n,3)^2);
end
for n=1:k
    mag14y(n)=sqrt(y14(n,1)^2+y14(n,2)^2+y14(n,3)^2);
end
for n=1:k
    height14(n)=mag14y(1,1)-mag14y(1,n);
end
for n=1:k
    width14(n)=mag14x(1,1)-mag14x(1,n);
end

%% Percent change
% bar plot
figure(1)
pc15x=(mag15x(21)/mag15x(1)*100)-100;
pc15y=(mag15y(21)/mag15y(1)*100)-100;
pc15=[pc15y,pc15x];

pc1x=(mag1x(21)/mag1x(1)*100)-100;
pc1y=(mag1y(21)/mag1y(1)*100)-100;
pc1=[pc1y,pc1x];

pc2x=(mag2x(21)/mag2x(1)*100)-100;
pc2y=(mag2y(21)/mag2y(1)*100)-100;
pc2=[pc2y,pc2x];

pc3x=(mag3x(21)/mag3x(1)*100)-100;
pc3y=(mag3y(21)/mag3y(1)*100)-100;
pc3=[pc3y,pc3x];

pc4x=(mag4x(21)/mag4x(1)*100)-100;
pc4y=(mag4y(21)/mag4y(1)*100)-100;
pc4=[pc4y,pc4x];

pc5x=(mag5x(21)/mag5x(1)*100)-100;
pc5y=(mag5y(21)/mag5y(1)*100)-100;
pc5=[pc5y,pc5x];

pc6x=(mag6x(21)/mag6x(1)*100)-100;
pc6y=(mag6y(21)/mag6y(1)*100)-100;
pc6=[pc6y,pc6x];

pc13x=(mag13x(21)/mag13x(1)*100)-100;
pc13y=(mag13y(21)/mag13y(1)*100)-100;
pc13=[pc13y,pc13x];


pc14x=(mag14x(21)/mag14x(1)*100)-100;
pc14y=(mag14y(21)/mag14y(1)*100)-100;
pc14=[pc14y,pc14x];



PC=[pc15;pc1;pc2;pc3;pc4;pc5;pc6;pc13;pc14];
bar(PC)
xticklabels({'Intact','Model 1','Model 2', 'Model 3','Model 4','Model 5','Model 6','Model 13','model 14'})
ylabel('Percent Change')
legend('Height','Width','location','northwest')
title('Absolute Right Hand Foraminal Percent Change Under 2 N-m of lateral bending (5P)')

%% figures
figure(2)

plot((t15-2)*(2),-1*height15,'b')
hold on
plot((t15-2)*(2),-1*width15,'-.b')
hold on

plot((t1-2)*(2),-1*height1,'r')
hold on
plot((t1-2)*(2),-1*width1,'-.r')
hold on

plot((t2-2)*(2),-1*height2,'g')
hold on
plot((t2-2)*(2),-1*width2,'-.g')
hold on

plot((t3-2)*(2),-1*height3,'c')
hold on
plot((t3-2)*(2),-1*width3,'-.c')
hold on

plot((t4-2)*(2),-1*height4,'color',[.49 1 .63])
hold on
plot((t4-2)*(2),-1*width4,'-.','color',[.49 1 .63])
hold on

plot((t5-2)*(2),-1*height5,'color',[0.75, 0, 0.75])
hold on
plot((t5-2)*(2),-1*width5,'-.','color',[0.75, 0, 0.75])
hold on

plot((t6-2)*(2),-1*height6,'color',[0 0.5 1])
hold on
plot((t6-2)*(2),-1*width6,'-.','color',[0 0.5 1])
hold on

plot((t13-2)*(2),-1*height13,'color',[0.2 0 0])
hold on
plot((t13-2)*(2),-1*width13,'-.','color',[0.2 0 0])
hold on

plot((t14-2)*(2),-1*height14,'color',[1 .5 0])
hold on
plot((t14-2)*(2),-1*width14,'-.','color',[1 .5 0])
hold on

xlabel('Moment (N-m)')
ylabel({'Narrowing/Widening (mm)';'(Positive is Widening, Negative is Narrowing)'})
title('C5-C6 Right Hand Foreman Narrowing/Widening Under 2 N-m of Lateral Bending (5P)')
legend('intact height','intact width','model 1 height', 'model 1 width','model 2 height','model 2 width','model 3 height', 'model 3 width','model 4 height','model 4 width','model 5 height','model 5 width','model 6 height','model 6 width','model 13 height','model 13 width','model 14 height','model 14 width','location','southwest')
